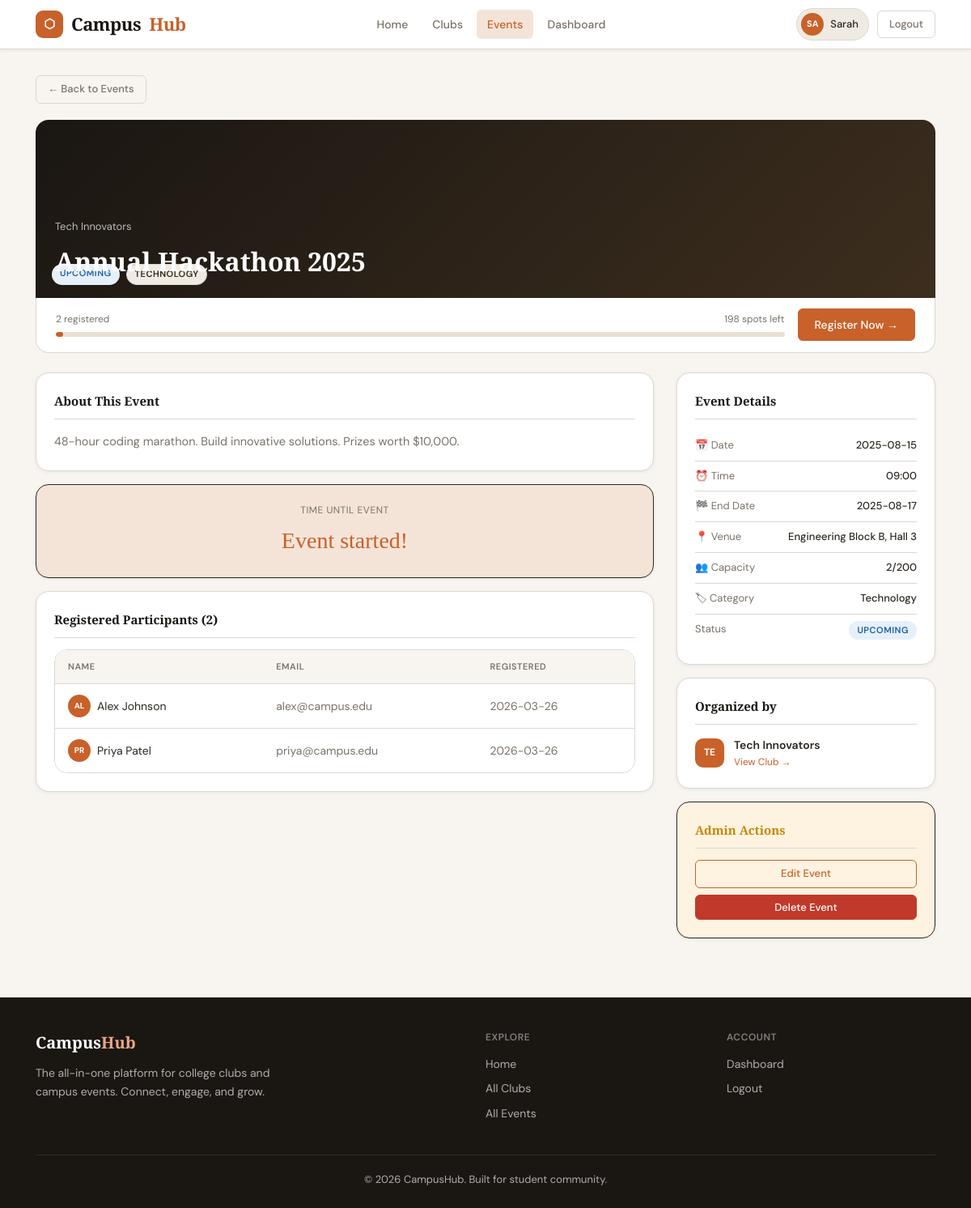
/events/1 (signed in), run on an earlier commit of the app's database.
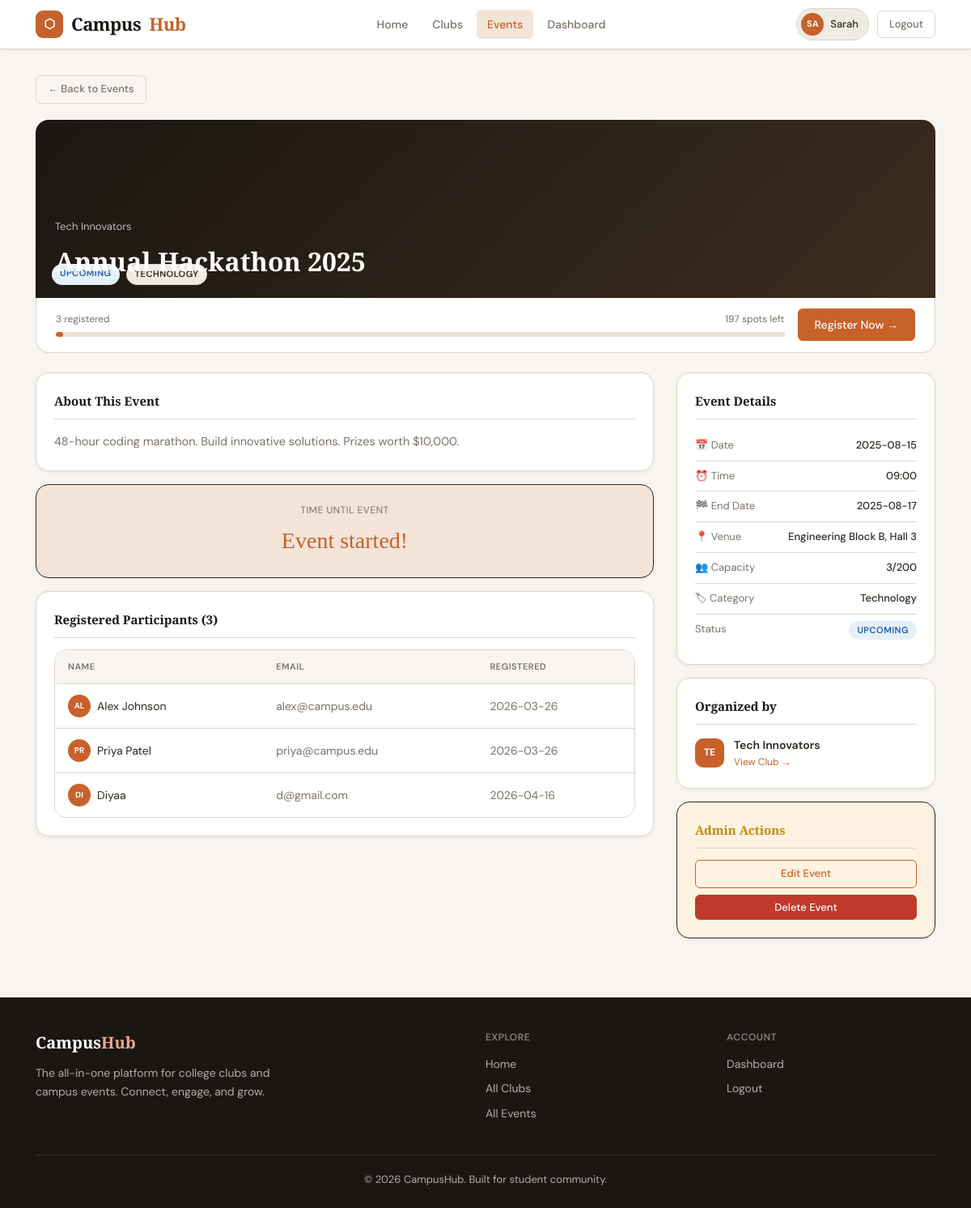
And on a later commit of the database.
### tables this page shows
CREATE TABLE events (
    id               INTEGER PRIMARY KEY AUTOINCREMENT,
    club_id          INTEGER NOT NULL REFERENCES clubs(id) ON DELETE CASCADE,
    title            TEXT    NOT NULL,
    description      TEXT    NOT NULL,
    event_date       TEXT    NOT NULL,   -- ISO date: YYYY-MM-DD
    event_time       TEXT    NOT NULL,   -- HH:MM
    end_date         TEXT,               -- ISO date
    venue            TEXT    NOT NULL,
    max_participants INTEGER NOT NULL DEFAULT 50,
    status           TEXT    NOT NULL DEFAULT 'upcoming'
                               CHECK(status IN ('upcoming','ongoing','completed')),
    category         TEXT,
    image_url        TEXT,
    created_at       DATETIME NOT NULL DEFAULT CURRENT_TIMESTAMP
);

CREATE TABLE registrations (
    id            INTEGER PRIMARY KEY AUTOINCREMENT,
    user_id       INTEGER NOT NULL REFERENCES users(id)  ON DELETE CASCADE,
    event_id      INTEGER NOT NULL REFERENCES events(id) ON DELETE CASCADE,
    registered_at DATETIME NOT NULL DEFAULT CURRENT_TIMESTAMP,
    UNIQUE(user_id, event_id)
);

CREATE TABLE users (
    id            INTEGER PRIMARY KEY AUTOINCREMENT,
    name          TEXT    NOT NULL,
    email         TEXT    NOT NULL UNIQUE,
    password_hash TEXT    NOT NULL,
    role          TEXT    NOT NULL DEFAULT 'student'
                            CHECK(role IN ('student','club_admin','super_admin')),
    is_active     INTEGER NOT NULL DEFAULT 1,
    bio           TEXT,
    created_at    DATETIME NOT NULL DEFAULT CURRENT_TIMESTAMP
);

### app.py (the view)
@app.route('/events/<int:event_id>')
def event_detail(event_id):
    db = get_db()
    event = db.execute(
        """SELECT e.*, c.name AS club_name, c.category, c.id AS cid,
           (SELECT COUNT(*) FROM registrations r WHERE r.event_id = e.id) AS reg_count
           FROM events e JOIN clubs c ON e.club_id = c.id
           WHERE e.id = ?""",
        (event_id,)
    ).fetchone()
    if not event:
        flash('Event not found.', 'danger'); return redirect(url_for('events'))
    is_registered = False
    if 'user_id' in session:
        is_registered = bool(db.execute(
            "SELECT 1 FROM registrations WHERE user_id=? AND event_id=?",
            (session['user_id'], event_id)
        ).fetchone())
    participants = []
    can_see_participants = (
        session.get('role') == 'super_admin' or
        (session.get('role') == 'club_admin' and
         db.execute("SELECT 1 FROM clubs WHERE id=? AND admin_id=?",
                    (event['club_id'], session.get('user_id'))).fetchone())
    )
    if can_see_participants:
        participants = db.execute(
            """SELECT u.name, u.email, r.registered_at
               FROM users u JOIN registrations r ON u.id = r.user_id
               WHERE r.event_id = ? ORDER BY r.registered_at""",
            (event_id,)
        ).fetchall()
    return render_template('event_detail.html', event=event,
                           is_registered=is_registered,
                           participants=participants,
                           can_see_participants=can_see_participants)

### app.py (called while the page is built)
def get_db():
    if 'db' not in g:
        g.db = sqlite3.connect(
            app.config['DATABASE'],
            detect_types=sqlite3.PARSE_DECLTYPES
        )
        g.db.row_factory = sqlite3.Row  # rows behave like dicts
        g.db.execute("PRAGMA foreign_keys = ON")
    return g.db

@app.context_processor
def inject_user():
    user = None
    if 'user_id' in session:
        db = get_db()
        row = db.execute("SELECT * FROM users WHERE id = ?", (session['user_id'],)).fetchone()
        if row:
            user = dict(row)
    return dict(current_user=user)

### templates/event_detail.html (shortened to what the changed rows need)
{% extends "base.html" %}
{% block content %}
<div class="container" style="padding-top:32px;padding-bottom:56px;">
  <div class="detail-cover {{ event.category|lower if event.category else '' }}">
    <div class="detail-cover-badges">
      <span class="badge badge-{{ event.status }}">{{ event.status|capitalize }}</span>
      {% if event.category %}<span class="badge badge-cat">{{ event.category }}</span>{% endif %}
    </div>
    <div style="position:absolute;bottom:20px;left:24px;right:24px;z-index:2;">
      <div style="font-size:13px;color:rgba(255,255,255,.7);margin-bottom:6px;">{{ event.club_name }}</div>
      <h1 style="color:#fff;font-size:clamp(20px,4vw,32px);">{{ event.title }}</h1>
    </div>
  </div>
  {% set pct = (event.reg_count / event.max_participants * 100)|int %}
  <div style="background:#fff;border:1.5px solid var(--border);border-top:none;padding:14px 24px;margin-bottom:24px;display:flex;align-items:center;gap:16px;border-radius:0 0 var(--r-lg) var(--r-lg);flex-wrap:wrap;">
    <div style="flex:1;min-width:200px;">
      <div style="display:flex;justify-content:space-between;font-size:12px;color:var(--muted);margin-bottom:6px;">
        <span>{{ event.reg_count }} registered</span>
        <span>{{ event.max_participants - event.reg_count }} spots left</span>
      </div>
    </div>
  </div>
  <div class="detail-layout">
    <div>
      <div class="info-card">
        <h3>About This Event</h3>
        <p style="color:var(--muted);line-height:1.85;font-size:14.5px;">{{ event.description }}</p>
      </div>
      {% if can_see_participants and participants %}
      <div class="info-card">
        <h3>Registered Participants ({{ participants|length }})</h3>
        <div class="table-wrap">
          <table class="table">
            <thead><tr><th>Name</th><th>Email</th><th>Registered</th></tr></thead>
            <tbody>
              {% for p in participants %}
              <tr>
                <td>
                  <div style="display:flex;align-items:center;gap:8px;">
                    <div class="member-avatar" style="width:28px;height:28px;font-size:10px;">{{ p.name[:2].upper() }}</div>
                    {{ p.name }}
                  </div>
                </td>
                <td style="color:var(--muted);">{{ p.email }}</td>
                <td style="color:var(--muted);">{{ p.registered_at[:10] if p.registered_at else '' }}</td>
              </tr>
              {% endfor %}
            </tbody>
          </table>
        </div>
      </div>
      {% endif %}
    </div>
    <div>
      <div class="info-card">
        <div class="info-row">
          <span class="label">📅 Date</span>
          <span class="value">{{ event.event_date }}</span>
        </div>
        <div class="info-row">
          <span class="label">⏰ Time</span>
          <span class="value">{{ event.event_time }}</span>
        </div>
        {% if event.end_date and event.end_date != event.event_date %}
        <div class="info-row">
          <span class="label">🏁 End Date</span>
          <span class="value">{{ event.end_date }}</span>
        </div>
        {% endif %}
        <div class="info-row">
          <span class="label">📍 Venue</span>
          <span class="value" style="max-width:160px;text-align:right;">{{ event.venue }}</span>
        </div>
        <div class="info-row">
          <span class="label">👥 Capacity</span>
          <span class="value">{{ event.reg_count }}/{{ event.max_participants }}</span>
        </div>
        <div class="info-row">
          <span class="label">🏷 Category</span>
          <span class="value">{{ event.category or '—' }}</span>
        </div>
        <div class="info-row">
          <span class="value"><span class="badge badge-{{ event.status }}">{{ event.status|capitalize }}</span></span>
        </div>
      </div>
    </div>
  </div>
</div>
{% endblock %}

What changed in the data, as far as the page shows it:
computed for events "48-hour coding marathon. Build innovative solutions. Prizes worth $10,000.": event.max_participants-event.reg_count "198" → "197"
added registrations: name "DI", name "Diyaa", email "d@gmail.com", registered_at "2026-04-16"
Also different on the page:
{{ event.reg_count }}: "2" → "3"
{{ participants|length }}: "2" → "3"
